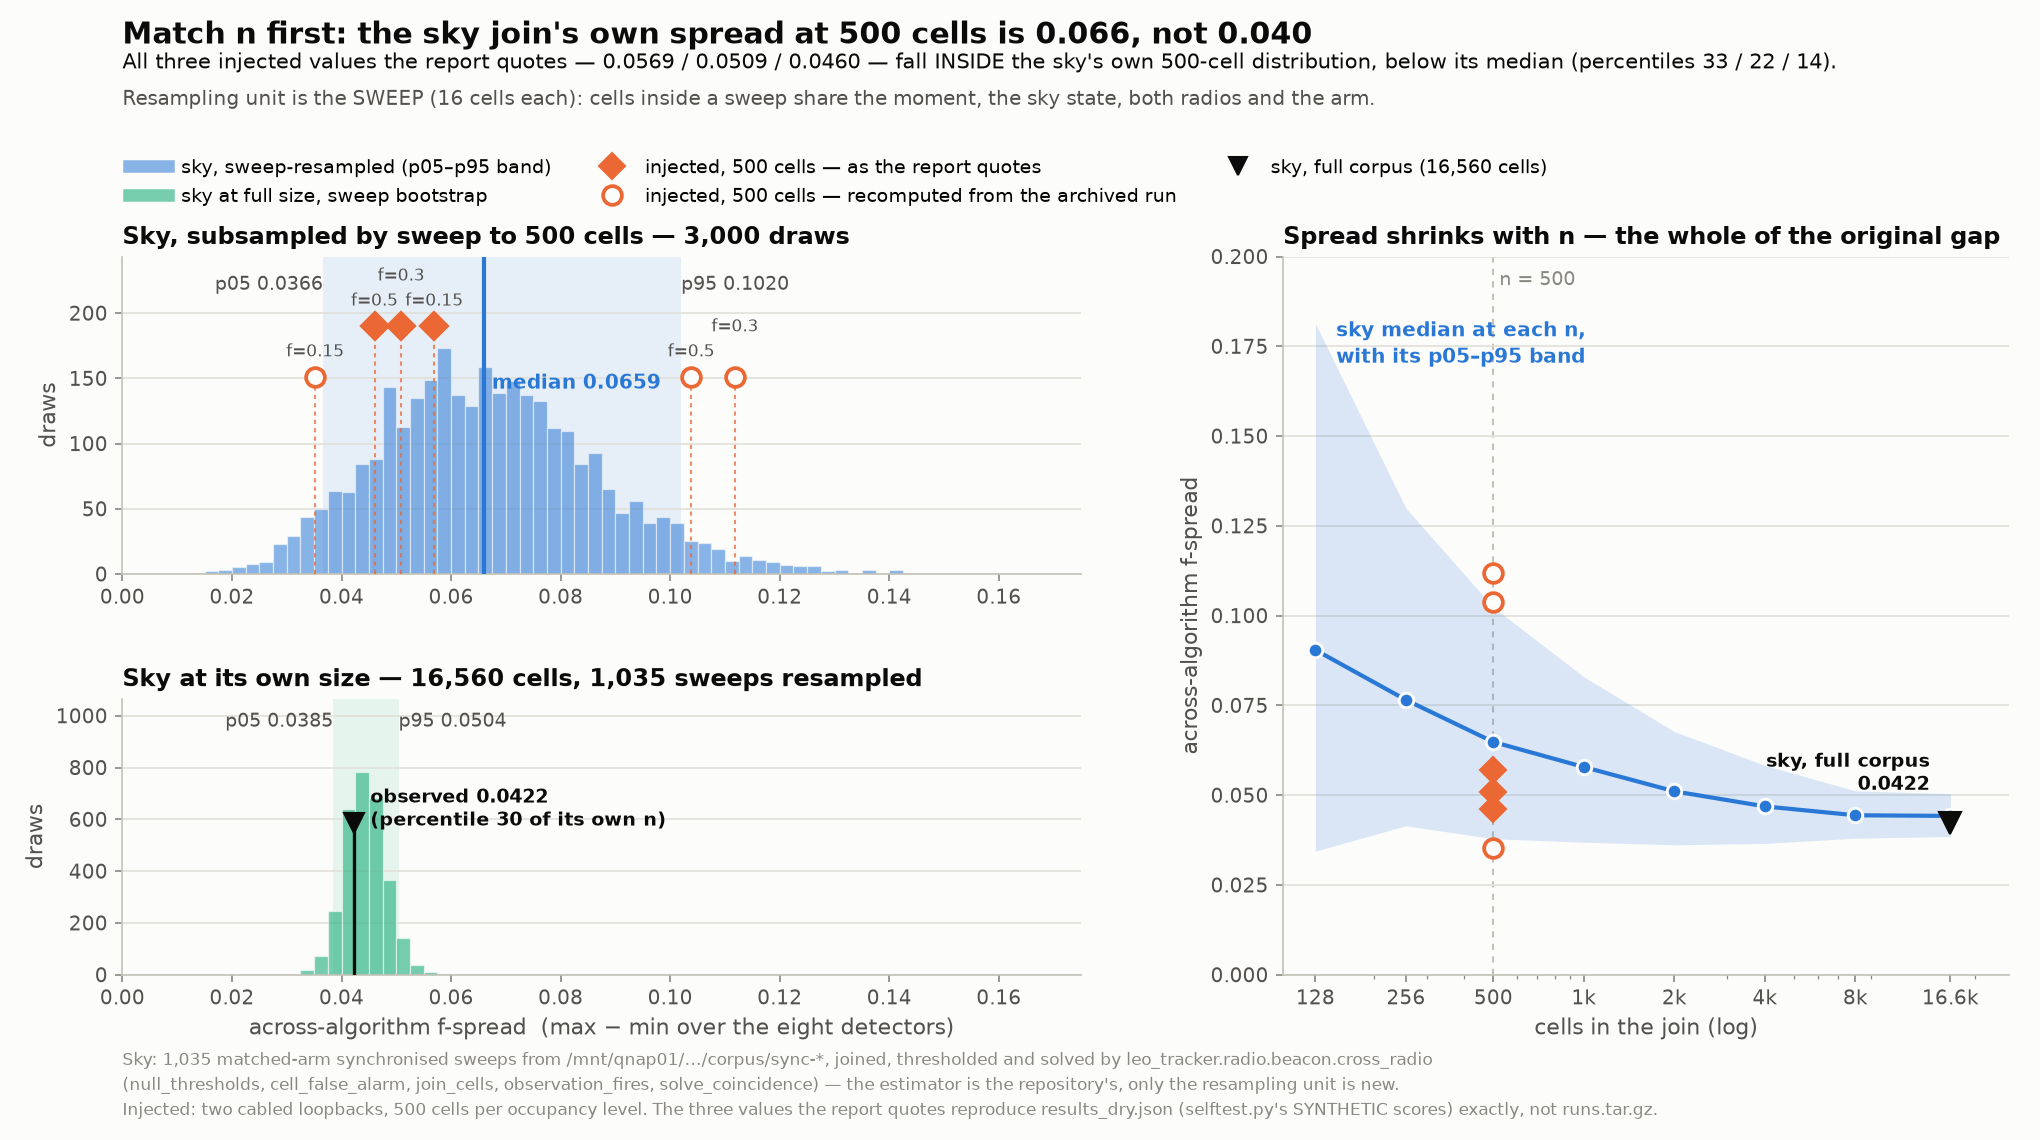

Write Python code to recreate this figure.
#!/usr/bin/env python3
"""nmatch_spread - the sky f-spread once n is matched to the injected runs.

Reads only nmatch_spread.json beside it.  Palette: the report's own figstyle
slots (validated categorical 1-3), used in fixed order, never cycled; identity
carries on marker shape and direct labels as well as hue.
"""
from __future__ import annotations
import json
from pathlib import Path
import numpy as np
import matplotlib
matplotlib.use("Agg")
import matplotlib.pyplot as plt
from matplotlib.lines import Line2D

HERE = Path(__file__).resolve().parent
D = json.loads((HERE / "nmatch_spread.json").read_text())

SURFACE, INK, INK2, MUTED = "#fcfcfb", "#0b0b0b", "#52514e", "#898781"
GRID, AXIS = "#e1e0d9", "#c3c2b7"
S1, S2, S3 = "#2a78d6", "#eb6834", "#1baf7a"

plt.rcParams.update({
    "figure.dpi": 150, "savefig.dpi": 150,
    "figure.facecolor": SURFACE, "axes.facecolor": SURFACE,
    "savefig.facecolor": SURFACE,
    "font.family": "sans-serif", "font.sans-serif": ["DejaVu Sans"],
    "font.size": 10.5,
    "axes.titlesize": 11.5, "axes.titleweight": "bold", "axes.titlecolor": INK,
    "axes.labelsize": 10.5, "axes.labelcolor": INK2,
    "axes.edgecolor": AXIS, "axes.linewidth": 0.8,
    "xtick.color": MUTED, "ytick.color": MUTED,
    "xtick.labelcolor": INK2, "ytick.labelcolor": INK2,
    "xtick.labelsize": 9.5, "ytick.labelsize": 9.5,
    "grid.color": GRID, "grid.linewidth": 0.8,
    "legend.frameon": False, "legend.fontsize": 9.5,
    "lines.linewidth": 2.0, "lines.markersize": 8,
})

sky = D["sky"]
n500 = sky["n500_sweep"]
full = sky["full_sweep_bootstrap"]
obs = sky["observed_full_spread"]
pub = D["injected"]["as_published"]
arch = D["injected"]["as_archived"]

fig = plt.figure(figsize=(13.6, 7.6))
gs = fig.add_gridspec(2, 2, width_ratios=[1.32, 1.0], height_ratios=[1.15, 1.0],
                      hspace=0.42, wspace=0.24,
                      left=0.060, right=0.985, top=0.775, bottom=0.145)
ax_a = fig.add_subplot(gs[0, 0])
ax_b = fig.add_subplot(gs[1, 0], sharex=ax_a)
ax_c = fig.add_subplot(gs[:, 1])

XLO, XHI = 0.0, 0.175
bins = np.linspace(XLO, XHI, 71)


def band(ax, lo, hi, color):
    ax.axvspan(lo, hi, color=color, alpha=0.10, lw=0, zorder=0)


# ---------------------------------------------------------------- panel A
v = np.array(n500["values"])
ax_a.hist(v, bins=bins, color=S1, alpha=0.55, edgecolor=SURFACE, linewidth=0.6,
          zorder=2)
band(ax_a, n500["p05"], n500["p95"], S1)
ax_a.axvline(n500["p50"], color=S1, lw=2.0, zorder=3)
top = ax_a.get_ylim()[1]
ax_a.set_ylim(0, top * 1.34)
top = ax_a.get_ylim()[1]

ax_a.annotate(f"median {n500['p50']:.4f}", xy=(n500["p50"], top * 0.60),
              xytext=(4, 0), textcoords="offset points", color=S1,
              fontsize=9.5, fontweight="bold", va="center")
ax_a.text(n500["p05"], top * 0.94, f"p05 {n500['p05']:.4f}", color=INK2,
          fontsize=9, ha="right", va="top")
ax_a.text(n500["p95"], top * 0.94, f"p95 {n500['p95']:.4f}", color=INK2,
          fontsize=9, ha="left", va="top")

row_pub, row_arch = top * 0.78, top * 0.62
for row, rows, marker, fill in ((row_pub, pub, "D", S2),
                                (row_arch, arch, "o", SURFACE)):
    for r in sorted(rows, key=lambda x: x["spread"]):
        ax_a.plot([r["spread"]], [row], marker=marker, markersize=9,
                  markerfacecolor=fill, markeredgecolor=S2,
                  markeredgewidth=1.8, zorder=5, clip_on=False)
        ax_a.vlines(r["spread"], 0, row, color=S2, lw=1.0, ls=(0, (2, 2)),
                    alpha=0.75, zorder=4)
LEVEL_DY = {0.5: 10, 0.3: 22, 0.15: 10}
for r in pub:
    ax_a.annotate(f"f={r['f_true']:g}", xy=(r["spread"], row_pub),
                  xytext=(0, LEVEL_DY[r["f_true"]]), textcoords="offset points",
                  ha="center", color=INK2, fontsize=8.4, zorder=6)
ARCH_DY = {0.15: 10, 0.5: 10, 0.3: 22}
for r in arch:
    ax_a.annotate(f"f={r['f_true']:g}", xy=(r["spread"], row_arch),
                  xytext=(0, ARCH_DY[r["f_true"]]), textcoords="offset points",
                  ha="center", color=INK2, fontsize=8.4, zorder=6)

ax_a.set_title("Sky, subsampled by sweep to 500 cells — 3,000 draws", loc="left")
ax_a.set_ylabel("draws")

# ---------------------------------------------------------------- panel B
w = np.array(full["values"])
ax_b.hist(w, bins=bins, color=S3, alpha=0.60, edgecolor=SURFACE, linewidth=0.6,
          zorder=2)
band(ax_b, full["p05"], full["p95"], S3)
topb = ax_b.get_ylim()[1] * 1.30
ax_b.set_ylim(0, topb)
ax_b.plot([obs], [topb * 0.55], marker="v", markersize=10, color=INK, zorder=6,
          clip_on=False)
ax_b.vlines(obs, 0, topb * 0.55, color=INK, lw=1.6, zorder=5)
ax_b.annotate(f"observed {obs:.4f}\n(percentile "
              f"{sky['observed_percentile_in_own_n']:.0f} of its own n)",
              xy=(obs, topb * 0.60), xytext=(8, 0), textcoords="offset points",
              color=INK, fontsize=9.2, fontweight="bold", va="center")
ax_b.text(full["p05"], topb * 0.95, f"p05 {full['p05']:.4f}", color=INK2,
          fontsize=9, ha="right", va="top")
ax_b.text(full["p95"], topb * 0.95, f"p95 {full['p95']:.4f}", color=INK2,
          fontsize=9, ha="left", va="top")
ax_b.set_title(f"Sky at its own size — {sky['cells']:,} cells, "
               f"{sky['sweeps']:,} sweeps resampled", loc="left")
ax_b.set_xlabel("across-algorithm f-spread  (max − min over the eight detectors)")
ax_b.set_ylabel("draws")
ax_b.set_xlim(XLO, XHI)

# ---------------------------------------------------------------- panel C
curve = sky["n_curve"]
ns = np.array([r["n"] for r in curve], dtype=float)
p50 = np.array([r["p50"] for r in curve])
p05 = np.array([r["p05"] for r in curve])
p95 = np.array([r["p95"] for r in curve])
ax_c.fill_between(ns, p05, p95, color=S1, alpha=0.16, lw=0, zorder=1)
ax_c.plot(ns, p50, color=S1, marker="o", markersize=7, zorder=3,
          markeredgecolor=SURFACE, markeredgewidth=1.4)
ax_c.set_xscale("log")
ax_c.set_xlim(100, 26000)
ax_c.set_ylim(0, 0.20)
ax_c.axvline(500, color=AXIS, lw=1.0, ls=(0, (3, 3)), zorder=0)
ax_c.text(500, 0.196, " n = 500", color=MUTED, fontsize=9, va="top")

for r in pub:
    ax_c.plot([500], [r["spread"]], marker="D", markersize=9, zorder=5,
              markerfacecolor=S2, markeredgecolor=S2)
for r in arch:
    ax_c.plot([500], [r["spread"]], marker="o", markersize=9, zorder=5,
              markerfacecolor=SURFACE, markeredgecolor=S2, markeredgewidth=1.8)
ax_c.plot([sky["cells"]], [obs], marker="v", markersize=11, color=INK, zorder=6)
ax_c.annotate(f"sky, full corpus\n{obs:.4f}", xy=(sky["cells"], obs),
              xytext=(-10, 16), textcoords="offset points", ha="right",
              color=INK, fontsize=9.2, fontweight="bold")
ax_c.text(150, 0.183, "sky median at each n,\nwith its p05–p95 band",
          color=S1, fontsize=9.4, fontweight="bold", va="top", linespacing=1.35)
ax_c.set_title("Spread shrinks with n — the whole of the original gap", loc="left")
ax_c.set_xlabel("cells in the join (log)")
ax_c.set_ylabel("across-algorithm f-spread")
ax_c.set_xticks([128, 256, 500, 1000, 2000, 4000, 8000, 16560])
ax_c.set_xticklabels(["128", "256", "500", "1k", "2k", "4k", "8k", "16.6k"])

handles = [
    Line2D([], [], color=S1, lw=6, alpha=0.55, label="sky, sweep-resampled (p05–p95 band)"),
    Line2D([], [], color=S3, lw=6, alpha=0.60, label="sky at full size, sweep bootstrap"),
    Line2D([], [], color=S2, marker="D", ls="none", markersize=9,
           markerfacecolor=S2, label="injected, 500 cells — as the report quotes"),
    Line2D([], [], color=S2, marker="o", ls="none", markersize=9,
           markerfacecolor=SURFACE, markeredgewidth=1.8,
           label="injected, 500 cells — recomputed from the archived run"),
    Line2D([], [], color=INK, marker="v", ls="none", markersize=9,
           label="sky, full corpus (16,560 cells)"),
]
fig.legend(handles=handles, loc="upper left", bbox_to_anchor=(0.055, 0.876),
           ncol=3, columnspacing=2.2, handletextpad=0.7, fontsize=9.2)

fig.suptitle("Match n first: the sky join's own spread at 500 cells is 0.066, not 0.040",
             x=0.060, ha="left", y=0.982, fontsize=14.5, fontweight="bold", color=INK)
fig.text(0.060, 0.940,
         "All three injected values the report quotes — 0.0569 / 0.0509 / 0.0460 — fall INSIDE the sky's own 500-cell distribution, "
         "below its median (percentiles 33 / 22 / 14).",
         ha="left", fontsize=10.2, color=INK)
fig.text(0.060, 0.908,
         "Resampling unit is the SWEEP (16 cells each): cells inside a sweep share the moment, the sky state, both radios and the arm.",
         ha="left", fontsize=9.5, color=INK2)

for ax in (ax_a, ax_b, ax_c):
    ax.set_axisbelow(True)
    ax.grid(True, axis="y", alpha=1.0)
    for side in ("top", "right"):
        ax.spines[side].set_visible(False)

fig.text(0.060, 0.022,
         "Sky: 1,035 matched-arm synchronised sweeps from /mnt/qnap01/…/corpus/sync-*, joined, thresholded and solved by "
         "leo_tracker.radio.beacon.cross_radio\n(null_thresholds, cell_false_alarm, join_cells, observation_fires, "
         "solve_coincidence) — the estimator is the repository's, only the resampling unit is new.\n"
         "Injected: two cabled loopbacks, 500 cells per occupancy level. The three values the report quotes reproduce "
         "results_dry.json (selftest.py's SYNTHETIC scores) exactly, not runs.tar.gz.",
         ha="left", fontsize=8.0, color=MUTED, linespacing=1.5)

out = HERE / "nmatch_spread.png"
fig.savefig(out)
print("wrote", out)
